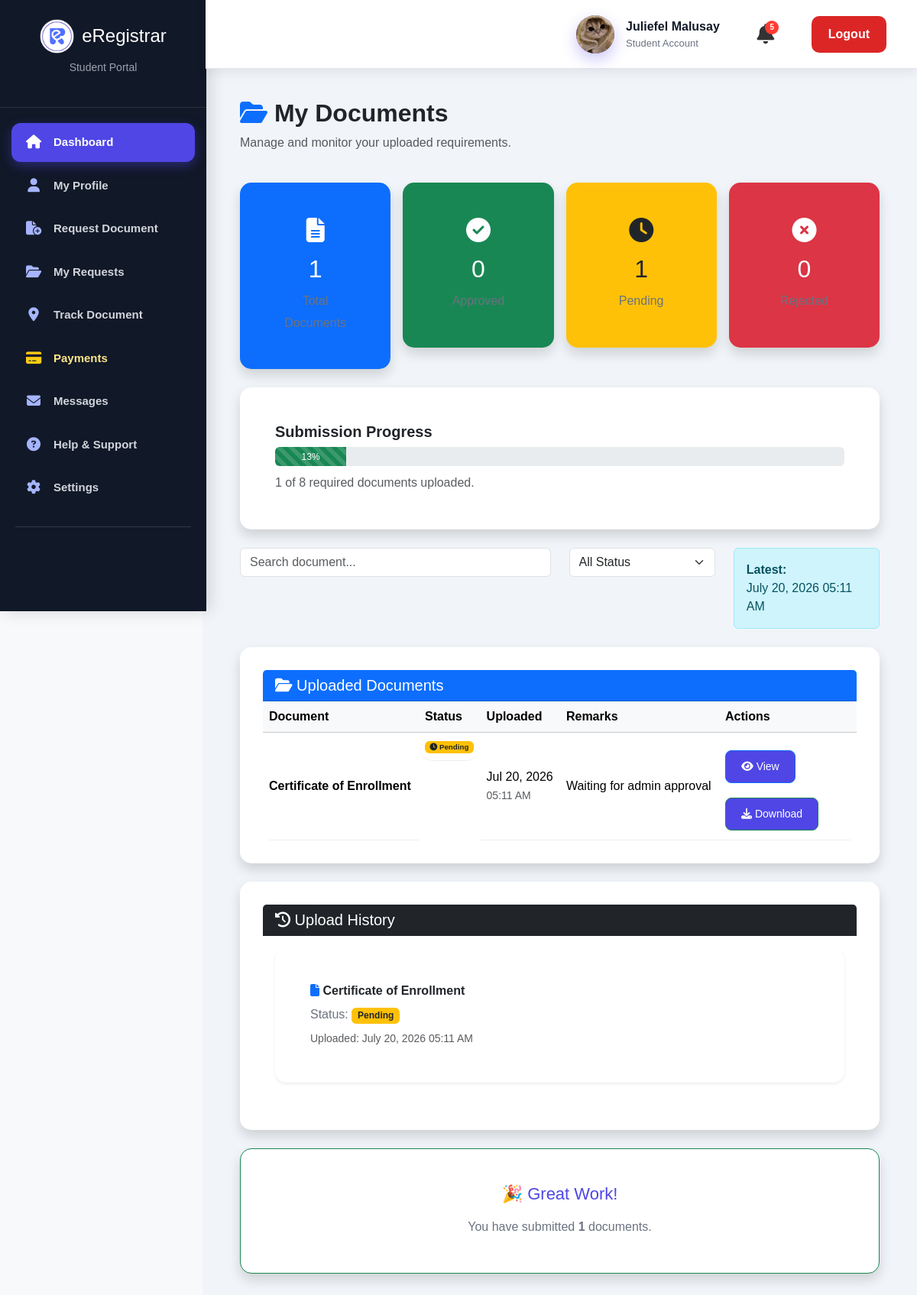
The page /student/documents.php (signed in) on the database its author committed.
### tables this page shows
CREATE TABLE `student_documents` (
  `id` int(11) NOT NULL,
  `student_id` int(11) NOT NULL,
  `request_id` int(11) NOT NULL,
  `document_id` int(11) NOT NULL,
  `file_name` varchar(255) DEFAULT NULL,
  `file_path` varchar(255) DEFAULT NULL,
  `status` varchar(30) DEFAULT 'Pending',
  `remarks` text DEFAULT NULL,
  `created_at` timestamp NOT NULL DEFAULT current_timestamp()
);

CREATE TABLE `documents` (
  `document_id` int(11) NOT NULL,
  `document_name` varchar(100) NOT NULL,
  `description` text DEFAULT NULL,
  `fee` decimal(10,2) DEFAULT 0.00,
  `processing_days` int(11) DEFAULT 0,
  `requirements` text DEFAULT NULL,
  `status` enum('Available','Unavailable') DEFAULT 'Available',
  `created_at` timestamp NOT NULL DEFAULT current_timestamp()
);

### student/documents.php (the view, shortened to what this page needs)
<?php
require_once __DIR__ . "/../includes/db.php";
$student_id = $_SESSION['user_id'];
$sql = "
SELECT
    sd.*,
    d.document_name
FROM student_documents sd
INNER JOIN documents d
ON sd.document_id = d.document_id
WHERE sd.student_id = ?
ORDER BY sd.created_at DESC
";
$stmt = mysqli_prepare($conn, $sql);
mysqli_stmt_bind_param($stmt, "i", $student_id);
mysqli_stmt_execute($stmt);
$result = mysqli_stmt_get_result($stmt);
$documents = [];
$totalDocuments = 0;
$approved = 0;
$pending = 0;
$rejected = 0;
$latestUpload = "No uploads yet";
while($row = mysqli_fetch_assoc($result)){
    $documents[] = $row;
    $totalDocuments++;
    switch(strtolower($row['status'])){
        case "pending":
            $pending++;
            break;
    }
    if($latestUpload=="No uploads yet"){
        $latestUpload=date("F d, Y h:i A",strtotime($row['created_at']));
    }
}
$requiredDocuments=8;
$progress=0;
if($requiredDocuments>0){
    $progress=($totalDocuments/$requiredDocuments)*100;
}
?>
<!DOCTYPE html>
<html>
<head>
<link href="https://cdn.jsdelivr.net/npm/bootstrap@5.3.3/dist/css/bootstrap.min.css" rel="stylesheet">
<link rel="stylesheet"
href="https://cdnjs.cloudflare.com/ajax/libs/font-awesome/6.6.0/css/all.min.css">
<link rel="stylesheet" href="../assets/css/student.css">
</head>
<body class="bg-light">
<?php include("sidebar.php"); ?>
<?php include("header.php"); ?>
<div class="student-main">
    <div class="container-fluid">
<div class="container py-4">
<div class="d-flex justify-content-between align-items-center mb-4">
<div>
<h2 class="fw-bold">
<i class="fas fa-folder-open text-primary"></i>
My Documents
</h2>
<p class="text-muted">
Manage and monitor your uploaded requirements.
</p>
</div>
</div>
<div class="row g-3 mb-4">
<div class="col-lg-3">
<div class="card shadow border-0 bg-primary text-white">
<div class="card-body text-center">
<i class="fas fa-file-alt fa-2x mb-3"></i>
<h2><?= $totalDocuments ?></h2>
<p class="mb-0">
</p>
</div>
</div>
</div>
<div class="col-lg-3">
<div class="card shadow border-0 bg-success text-white">
<div class="card-body text-center">
<i class="fas fa-circle-check fa-2x mb-3"></i>
<h2><?= $approved ?></h2>
<p class="mb-0">
</p>
</div>
</div>
</div>
<div class="col-lg-3">
<div class="card shadow border-0 bg-warning">
<div class="card-body text-center">
<i class="fas fa-clock fa-2x mb-3"></i>
<h2><?= $pending ?></h2>
<p class="mb-0">
Pending
</p>
</div>
</div>
</div>
<div class="col-lg-3">
<div class="card shadow border-0 bg-danger text-white">
<div class="card-body text-center">
<i class="fas fa-circle-xmark fa-2x mb-3"></i>
<h2><?= $rejected ?></h2>
<p class="mb-0">
</p>
</div>
</div>
</div>
</div>
<div class="card shadow border-0 mb-4">
<div class="card-body">
<h5 class="fw-bold">
Submission Progress
</h5>
<div class="progress mb-2" style="height:25px;">
<div
class="progress-bar progress-bar-striped progress-bar-animated bg-success"
style="width:<?= $progress ?>%">
<?= round($progress) ?>%
</div>
</div>
<p class="text-muted mb-0">
<?= $totalDocuments ?>
of
<?= $requiredDocuments ?>
required documents uploaded.
</p>
</div>
</div>
<div class="row mb-4">
<div class="col-md-6">
<input
type="text"
id="search"
class="form-control"
placeholder="Search document...">
</div>
<div class="col-md-3">
<select
id="statusFilter"
class="form-select">
<option value="">All Status</option>
</select>
</div>
<div class="col-md-3">
<div class="alert alert-info mb-0">
<b>Latest:</b><br>
<?= $latestUpload ?>
</div>
</div>
</div>
<div class="card shadow border-0">
<div class="card-header bg-primary text-white">
<h5 class="mb-0">
<i class="fas fa-folder-open"></i>
Uploaded Documents
</h5>
</div>
<div class="table-responsive">
<table
class="table table-hover align-middle mb-0"
id="documentsTable">
<thead class="table-light">
<tr>
<th>Document</th>
<th>Status</th>
<th>Uploaded</th>
<th>Remarks</th>
<th width="180">
Actions
</th>
</tr>
</thead>
<tbody>
<?php if(count($documents) > 0): ?>
<?php foreach($documents as $row): ?>
<tr>
<td>
<strong>
<?= htmlspecialchars($row['document_name']) ?>
</strong>
</td>
<td class="status">
<?php
$status = strtolower($row['status']);
if($status == "approved"){
    echo '<span class="badge bg-success">
    <i class="fas fa-check"></i> Approved
    </span>';
}
elseif($status == "pending"){
    echo '<span class="badge bg-warning text-dark">
    <i class="fas fa-clock"></i> Pending
    </span>';
}
elseif($status == "rejected"){
    echo '<span class="badge bg-danger">
    <i class="fas fa-times"></i> Rejected
    </span>';
}
else{
    echo '<span class="badge bg-secondary">
    '.$row['status'].'
    </span>';
}
?>
</td>
<td>
<?= date("M d, Y", strtotime($row['created_at'])) ?>
<br>
<small class="text-muted">
<?= date("h:i A", strtotime($row['created_at'])) ?>
</small>
</td>
<td>
<?= htmlspecialchars($row['remarks'] ?? "No remarks") ?>
</td>
<td>
<?php if(isset($row['file_path'])): ?>
<a href="<?= htmlspecialchars($row['file_path']) ?>"
target="_blank"
class="btn btn-sm btn-primary mb-1">
<i class="fas fa-eye"></i>
View
</a>
<a href="<?= htmlspecialchars($row['file_path']) ?>"
download
class="btn btn-sm btn-success mb-1">
<i class="fas fa-download"></i>
Download
</a>
<?php endif; ?>
</td>
</tr>
<?php endforeach; ?>
<?php endif; ?>
</tbody>
</table>
</div>
</div>
<div class="card shadow border-0 mt-4">
<div class="card-header bg-dark text-white">
<h5 class="mb-0">
<i class="fas fa-history"></i>
Upload History
</h5>
</div>
<div class="card-body">
<div class="timeline">
<?php if(count($documents)>0): ?>
<?php foreach($documents as $history): ?>
<div class="timeline-item mb-3">
<div class="card border-0 shadow-sm">
<div class="card-body">
<h6 class="fw-bold">
<i class="fas fa-file text-primary"></i>
<?= htmlspecialchars($history['document_name']) ?>
</h6>
<p class="mb-1">
Status:
<?php
if(strtolower($history['status'])=="approved"){
echo '<span class="badge bg-success">
Approved
</span>';
}
elseif(strtolower($history['status'])=="pending"){
echo '<span class="badge bg-warning text-dark">
Pending
</span>';
}
else{
echo '<span class="badge bg-danger">
Rejected
</span>';
}
?>
</p>
<small class="text-muted">
Uploaded:
<?= date("F d, Y h:i A",strtotime($history['created_at'])) ?>
</small>
</div>
</div>
</div>
<?php endforeach; ?>
<?php else: ?>
<p class="text-muted">
No upload history available.
</p>
<?php endif; ?>
</div>
</div>
</div>
<div class="card shadow border-success mt-4">
<div class="card-body text-center">
<h3>
🎉 Great Work!
</h3>
<p class="mb-0">
You have submitted
<strong>
<?= $totalDocuments ?>
</strong>
documents.
</p>
</div>
</div>

### assets/css/student.css (style rules this page uses)
* { box-sizing:border-box; }
body { margin:0; font-family:"Segoe UI",Arial,sans-serif; background:#f8fafc; }
.student-main { margin-left:260px; padding:35px; }
.student-main, .student-content { margin-left:265px; margin-top:80px; padding:25px; min-height:100vh; background:#f1f5f9; }
.status { display:inline-block; padding:8px 16px; border-radius:50px; font-size:13px; font-weight:700; }
a { text-decoration: none; color:#184899; font-weight:600; }
* { margin:0; padding:0; box-sizing:border-box; font-family:Arial, sans-serif; }
body { background:#f5f7fb; }
.card { background:white; padding:30px; border-radius:15px; box-shadow:0 8px 25px rgba(0,0,0,.08); border:1px solid #e5e7eb; max-width:900px; }
.card h3 { color:#4f46e5; margin-bottom:15px; font-size:22px; }
.card p { color:#6b7280; line-height:1.8; margin-bottom:10px; }
.card a { display:inline-block; margin-top:15px; padding:10px 20px; background:#4f46e5; color:white; text-decoration:none; border-radius:8px; }
table { width:100%; background:white; border-collapse:collapse; border-radius:10px; overflow:hidden; }
table th { background:#4f46e5; color:white; padding:15px; text-align:left; }
table td { padding:15px; border-bottom:1px solid #eee; color:#555; }
.status { padding:6px 15px; border-radius:20px; font-size:13px; font-weight:bold; }

### rows shown on the page
student_documents: created_at "July 20, 2026 05:11 AM", document.document_name "Certificate of Enrollment", status "Pending" (drawn), created_at "Jul 20, 2026", created_at "05:11 AM", remarks "Waiting for admin approval"

### other values the page prints
$_SESSION['fullname'] "Juliefel Malusay"
$notification_count "5"
$totalDocuments "1"
$approved "0"
$pending "1"
$rejected "0"
$progress "13"
$requiredDocuments "8"
